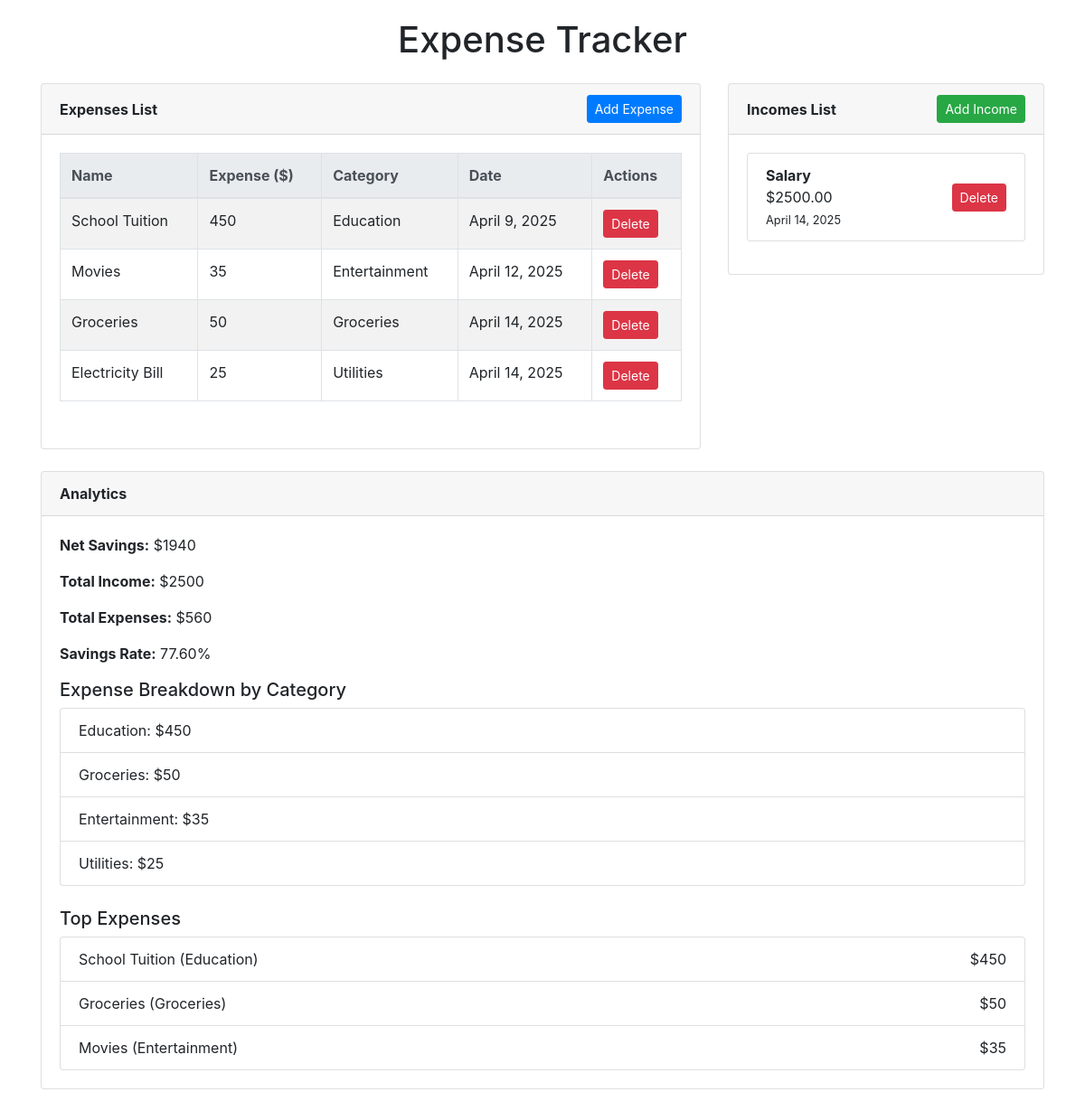
The page / on the database its author committed.
### tracker/models.py (models this page shows, shortened)
class Expenses(models.Model):
    categories = [
        ('Healthcare', 'Healthcare'),
        ('Education', 'Education'),
        ('Entertainment', 'Entertainment'),
        ('Utilities', 'Utilities'),
        ('Groceries', 'Groceries'),
        ('Memberships', 'Memberships'),
        ('Debt', 'Debt'),
        ('Emergency Fund', 'Emergency Fund'),
        ('Other', 'Other')
    ]
    expense_id = models.AutoField(primary_key=True)
    name = models.CharField(max_length=100)
    expense = models.IntegerField(validators=[
        MinValueValidator(1, 'Invalid value')
    ])
    date = models.DateField(default=timezone.now)
    category = models.CharField(max_length=50, choices=categories)

class Income(models.Model):
    income_id = models.AutoField(primary_key=True)
    source = models.CharField(max_length=100)  # E.g., "Salary", "Bonus"
    amount = models.DecimalField(
        max_digits=10,
        decimal_places=2,
        validators=[MinValueValidator(Decimal('0.01'))]
    )
    date = models.DateField(default=timezone.now)

### tracker/views.py (the view)
# urls.py: 2. Add a URL to urlpatterns:  path('', views.home, name='home')
def home(request):
    expenses : QuerySet = Expenses.objects.all().order_by('date')
    incomes : QuerySet = Income.objects.all().order_by('date')
    total_income : float = incomes.aggregate(total=Sum('amount'))['total'] or 0
    total_expenses : float = expenses.aggregate(total=Sum('expense'))['total'] or 0
    net_worth : float = total_income - total_expenses
    expense_breakdown : QuerySet = (
        Expenses.objects.values('category')
        .annotate(total=Sum('expense'))
        .order_by('-total')
    )
    top_expenses : QuerySet = Expenses.objects.all().order_by('-expense')[:3]
    savings_rate : float = (net_worth / total_income * 100) if total_income > 0 else 0
    if request.method == "POST" and 'expense' in request.POST:
        expense_form = ExpensesForm(request.POST)
        if expense_form.is_valid():
            expense_form.save()
            return redirect('home')
    else:
        expense_form = ExpensesForm()
    income_form = IncomeForm()
    context : dict = {
        'expenses': expenses,
        'incomes': incomes,
        'form': expense_form,
        'income_form': income_form,
        'net_worth': net_worth,
        'total_income': total_income,
        'total_expenses': total_expenses,
        'expense_breakdown': expense_breakdown,
        'savings_rate': savings_rate,
        'top_expenses': top_expenses,
    }
    return render(request, 'home.html', context)

### templates/home.html (shortened to what this page needs)
<!DOCTYPE html>
<html lang="en">
<head>
  <link rel="stylesheet" href="https://stackpath.bootstrapcdn.com/bootstrap/4.5.2/css/bootstrap.min.css">
</head>
<body>
  <div class="container">
    <h1 class="text-center mb-4">Expense Tracker</h1>
    <div class="row">
      <div class="col-md-8">
        <div class="card mb-4">
          <div class="card-header d-flex justify-content-between align-items-center">
            <strong>Expenses List</strong>
            <button id="toggleExpenseForm" class="btn btn-primary btn-sm">Add Expense</button>
          </div>
          <div class="card-body">
            {% if expenses %}
              <div class="table-responsive mb-3">
                <table class="table table-striped table-bordered">
                  <thead class="thead-light">
                    <tr>
                      <th>Name</th>
                      <th>Expense ($)</th>
                      <th>Category</th>
                      <th>Date</th>
                      <th>Actions</th>
                    </tr>
                  </thead>
                  <tbody>
                    {% for expense in expenses %}
                      <tr>
                        <td>{{ expense.name }}</td>
                        <td>{{ expense.expense }}</td>
                        <td>{{ expense.category }}</td>
                        <td>{{ expense.date }}</td>
                        <td>
                          <form method="post" action="{% url 'delete_expense' expense.pk %}" style="display:inline;">
                            <button type="submit" class="btn btn-danger btn-sm"
                                    onclick="return confirm('Are you sure you want to delete this expense?');">
                              Delete
                            </button>
                          </form>
                        </td>
                      </tr>
                    {% endfor %}
                  </tbody>
                </table>
              </div>
            {% else %}
              <p class="text-muted mb-3">No expenses found yet.</p>
            {% endif %}
          </div>
        </div>
      </div>
      <div class="col-md-4">
        <div class="card mb-4">
          <div class="card-header d-flex justify-content-between align-items-center">
            <strong>Incomes List</strong>
            <button id="toggleIncomeForm" class="btn btn-success btn-sm">Add Income</button>
          </div>
          <div class="card-body">
            {% if incomes %}
              <ul class="list-group mb-3">
                {% for income in incomes %}
                  <li class="list-group-item d-flex justify-content-between align-items-center">
                    <div>
                      <strong>{{ income.source }}</strong><br>
                      ${{ income.amount }}<br>
                      <small>{{ income.date }}</small>
                    </div>
                    <form method="post" action="{% url 'delete_income' income.pk %}" style="display:inline;">
                      <button type="submit" class="btn btn-danger btn-sm"
                              onclick="return confirm('Are you sure you want to delete this income?');">
                        Delete
                      </button>
                    </form>
                  </li>
                {% endfor %}
              </ul>
            {% else %}
              <p class="text-muted mb-3">No incomes recorded yet.</p>
            {% endif %}
          </div>
        </div>
      </div>
    </div>
    <div class="card mb-4">
      <div class="card-header">
        <strong>Analytics</strong>
      </div>
      <div class="card-body">
        <p><strong>Net Savings:</strong> ${{ net_worth }}</p>
        <p><strong>Total Income:</strong> ${{ total_income }}</p>
        <p><strong>Total Expenses:</strong> ${{ total_expenses }}</p>
        <p><strong>Savings Rate:</strong> {{ savings_rate|floatformat:2 }}%</p>
        <h5>Expense Breakdown by Category</h5>
        <ul class="list-group mb-4">
          {% for item in expense_breakdown %}
            <li class="list-group-item d-flex justify-content-between align-items-center">
              {{ item.category }}: ${{ item.total }}
            </li>
          {% endfor %}
        </ul>
        <h5>Top Expenses</h5>
        {% if top_expenses %}
          <ul class="list-group">
            {% for expense in top_expenses %}
              <li class="list-group-item d-flex justify-content-between align-items-center">
                <span>{{ expense.name }} ({{ expense.category }})</span>
                <span>${{ expense.expense }}</span>
              </li>
            {% endfor %}
          </ul>
        {% else %}
          <p class="text-muted">No top expenses identified yet.</p>
        {% endif %}
      </div>
    </div>
  </div>
</body>
</html>

### templates/home.html (style rules this page uses)
body { padding-top: 20px; }

### rows shown on the page
Expenses: name "School Tuition", expense "450", category "Education", date "April 9, 2025", total "450"
Expenses: name "Movies", expense "35", category "Entertainment", date "April 12, 2025", total "35"
Expenses: name "Groceries", expense "50", category "Groceries", date "April 14, 2025", total "50"
Expenses: name "Electricity Bill", expense "25", category "Utilities", date "April 14, 2025", total "25"
Income: source "Salary", amount "2500.00", date "April 14, 2025"

### other values the page prints
{{ net_worth }} "1940"
{{ total_income }} "2500"
{{ total_expenses }} "560"
{{ savings_rate|floatformat:2 }} "77.60"
